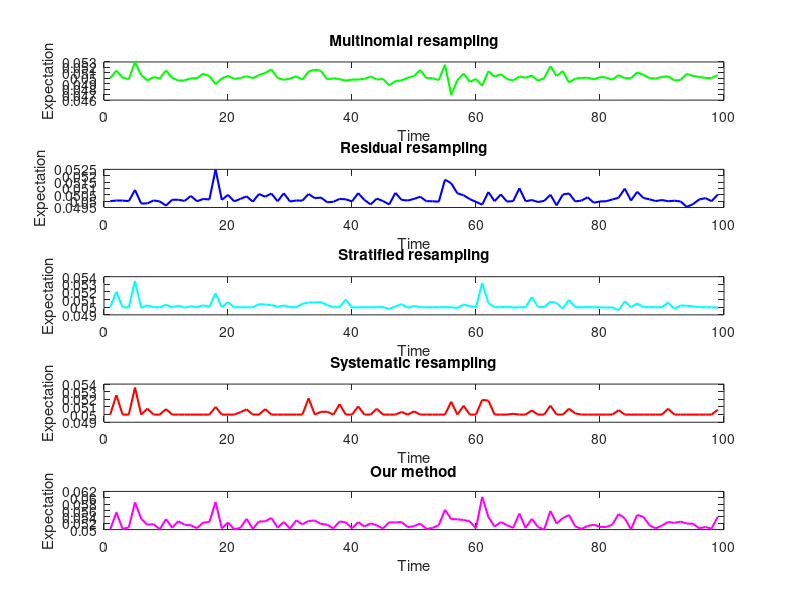
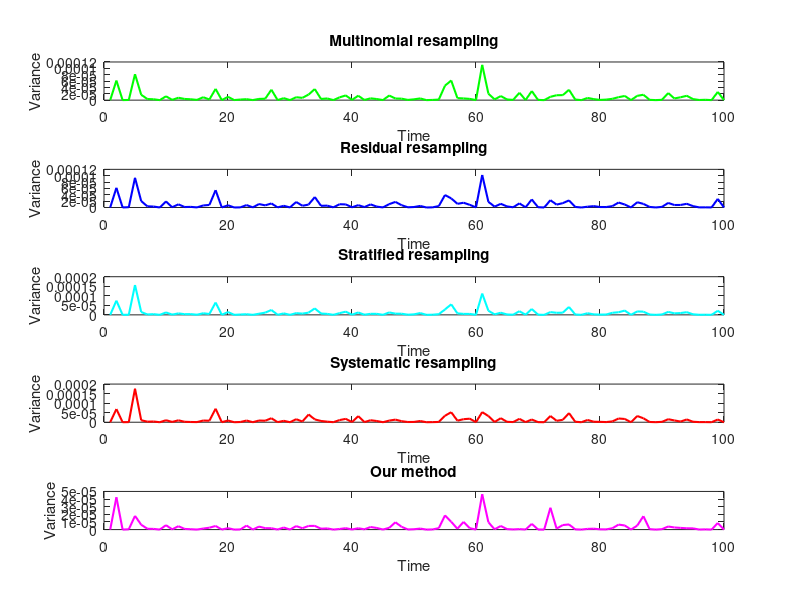

These charts were generated, in order, by the following MATLAB code:
load('E_V_residual_resampling.mat')

load('E_V_determ_resampling.mat')

load('E_V_multino_resampling.mat')

load('E_V_systematic_resampling.mat')

load('E_V_stra_resampling.mat')

subplot(5,1,4); 

plot(XX_system,y_system(XX_system),'LineWidth', 1.5, 'Color', 'r')
xlabel('Time'); 
ylabel('Expectation');
title("Systematic resampling")

subplot(5,1,1); 

plot(XX_multino,y_multino(XX_multino),'LineWidth', 1.5, 'Color', 'g')
xlabel('Time'); 
ylabel('Expectation');
title("Multinomial resampling")

subplot(5,1,2); 

plot(XX_residual,y_residual(XX_residual), 'LineWidth', 1.5, 'Color', 'b')
xlabel('Time'); 
ylabel('Expectation');
title("Residual resampling")

subplot(5,1,3); 

plot(XX_stra,y_stra(XX_stra), 'LineWidth', 1.5, 'Color', 'c')
xlabel('Time'); 
ylabel('Expectation');
title("Stratified resampling")

subplot(5,1,5); 


plot(XX_determ,y_determ(XX_determ), 'LineWidth', 1.5, 'Color', 'm')
xlabel('Time'); 
ylabel('Expectation');
title("Our method")
%difference = stateEstPF(2:noObservations) - stateEstKF(2:noObservations);
%plot(1:(noObservations - 1), difference, 'LineWidth', 1.5, 'Color', [117 112 179] / 256);
xlabel('Time'); 
ylabel('Expectation');


figure(2)

noObservations=100


subplot(5,1,4); 

plot(1:noObservations,yvar_system,'LineWidth', 1.5, 'Color', 'r')
xlabel('Time'); 
ylabel('Variance');
title("Systematic resampling")



subplot(5,1,1); 


plot(1:noObservations,yvar_multino,'LineWidth', 1.5, 'Color', 'g')
xlabel('Time'); 
ylabel('Variance');
title("Multinomial resampling")


subplot(5,1,2); 

plot(1:noObservations,yvar_residual, 'LineWidth', 1.5, 'Color', 'b')
xlabel('Time'); 
ylabel('Variance');
title("Residual resampling")


subplot(5,1,3); 


plot(1:noObservations,yvar_stra, 'LineWidth', 1.5, 'Color', 'c')
xlabel('Time'); 
ylabel('Variance');
title("Stratified resampling")

subplot(5,1,5); 

plot(1:noObservations,yvar_determ, 'LineWidth', 1.5, 'Color', 'm')
xlabel('Time'); 
ylabel('Variance');

title("Our method")

